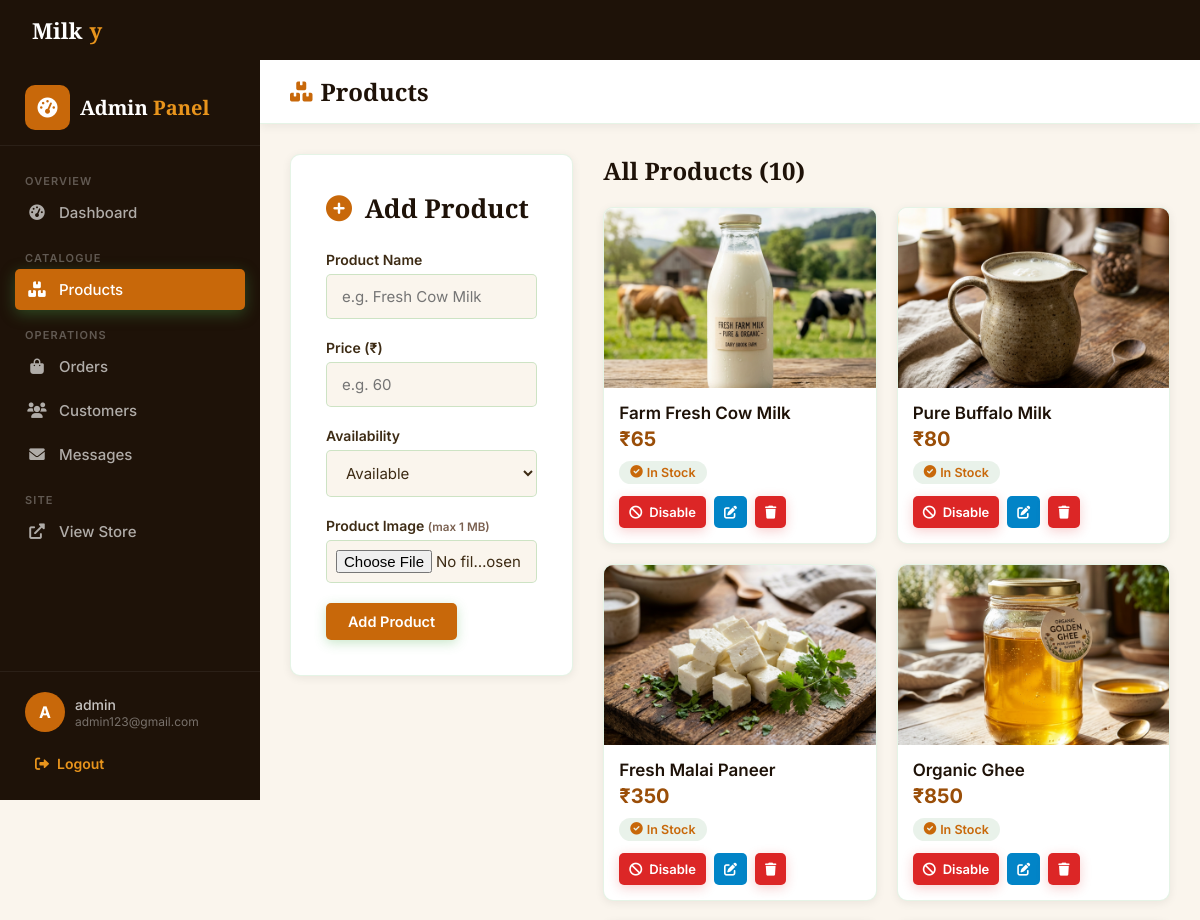
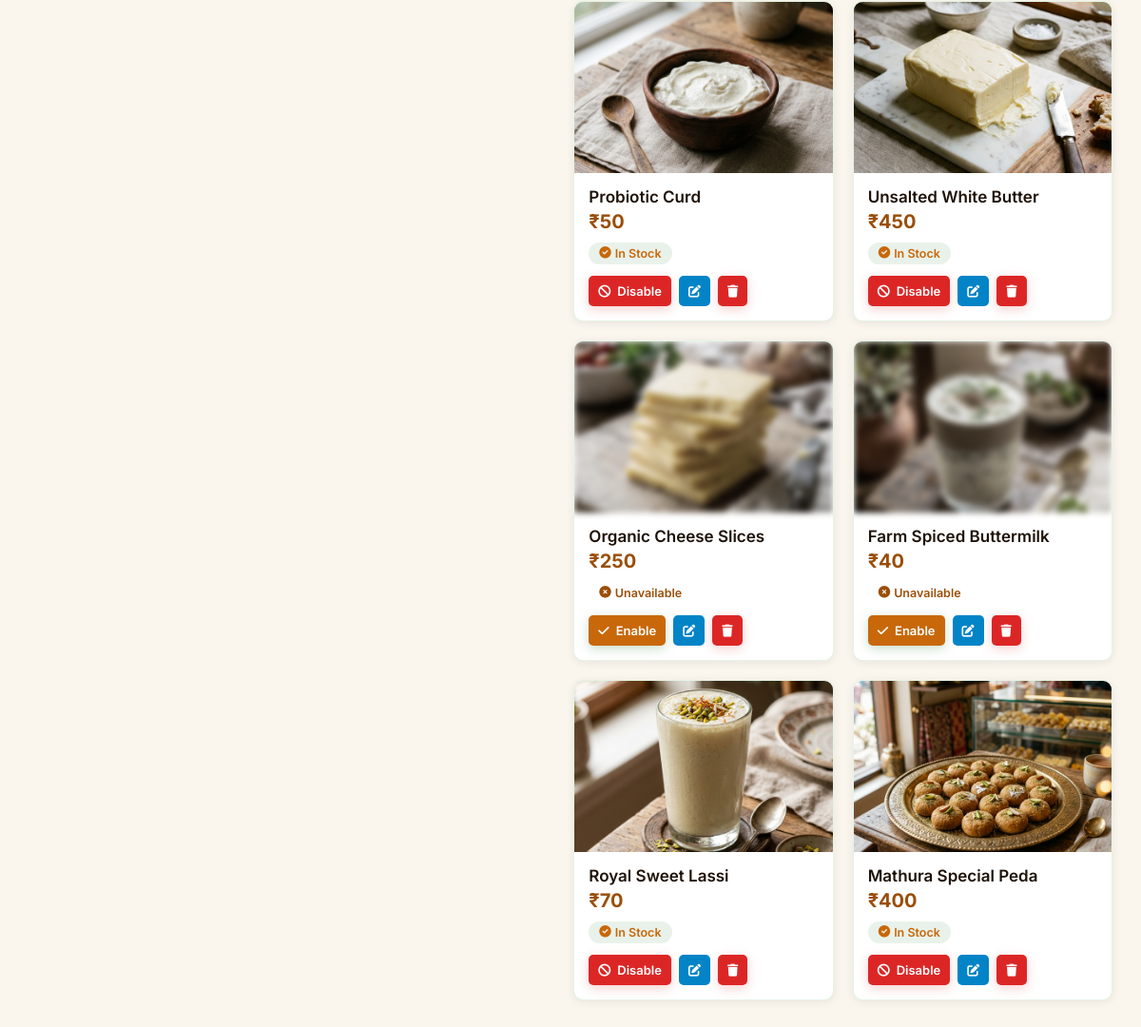
/admin_products.php (signed in), run on the app's committed database (2 pictures, top to bottom).
### tables this page shows
CREATE TABLE `products` (
  `id` int(100) NOT NULL AUTO_INCREMENT,
  `name` varchar(100) NOT NULL,
  `price` int(100) NOT NULL,
  `image` varchar(100) NOT NULL,
  `availability` tinyint(1) NOT NULL DEFAULT 1,
  PRIMARY KEY (`id`)
);

### admin_products.php (the view, shortened to what this page needs)
<?php
include 'config.php'; session_start();
?>
<!DOCTYPE html>
<html lang="en">
<head>
  <link rel="stylesheet" href="https://cdnjs.cloudflare.com/ajax/libs/font-awesome/6.0.0/css/all.min.css">
  <link rel="stylesheet" href="css/admin_style.css">
</head>
<body>
<?php include 'admin_header.php'; ?>
<div class="admin-topbar">
  <h1><i class="fas fa-boxes"></i> Products</h1>
</div>
<div class="admin-content">
  <div style="display:grid;grid-template-columns:1fr 2fr;gap:3rem;align-items:start;flex-wrap:wrap">
    <div class="admin-form">
      <h2><i class="fas fa-plus-circle" style="color:var(--amber);margin-right:.6rem"></i> Add Product</h2>
      <form action="" method="post" enctype="multipart/form-data">
        <div class="field"><label>Product Name</label><input type="text" name="name" placeholder="e.g. Fresh Cow Milk" required></div>
        <div class="field"><label>Price (&#8377;)</label><input type="number" min="0" name="price" placeholder="e.g. 60" required></div>
        <div class="field"><label>Availability</label>
          <select name="availability"><option value="1">Available</option><option value="0">Unavailable</option></select>
        </div>
        <div class="field"><label>Product Image <small style="color:var(--muted)">(max 1 MB)</small></label><input type="file" name="image" accept="image/*" required></div>
        <div class="field-actions"><input type="submit" name="add_product" value="Add Product" class="btn"></div>
      </form>
    </div>
    <div>
      <h2 style="font-family:'Playfair Display',serif;font-size:2.4rem;color:var(--dark);margin-bottom:2rem">All Products (<?php echo mysqli_num_rows(mysqli_query($conn,"SELECT id FROM `products`")); ?>)</h2>
      <div class="product-grid">
        <?php
        $ps=mysqli_query($conn,"SELECT * FROM `products`") or die('query failed');
        if(mysqli_num_rows($ps)>0){while($p=mysqli_fetch_assoc($ps)){ ?>
        <div class="pcard">
          <img src="uploaded_img/<?php echo $p['image']; ?>" alt="<?php echo htmlspecialchars($p['name']); ?>" class="<?php echo $p['availability']?'':'disabled-img'; ?>">
          <div class="pcard-body">
            <div class="pcard-name"><?php echo htmlspecialchars($p['name']); ?></div>
            <div class="pcard-price">&#8377;<?php echo $p['price']; ?></div>
            <span class="pill <?php echo $p['availability']?'pill-complete':'pill-pending'; ?>" style="margin-bottom:1.2rem">
              <i class="fas <?php echo $p['availability']?'fa-check-circle':'fa-times-circle'; ?>"></i>
              <?php echo $p['availability']?'In Stock':'Unavailable'; ?>
            </span>
            <div class="pcard-actions">
              <form action="" method="post" style="display:contents">
                <?php if($p['availability']): ?>
                  <button type="submit" name="disable_product" class="delete-btn" style="padding:.8rem 1rem;font-size:1.3rem"><i class="fas fa-ban"></i> Disable</button>
                <?php else: ?>
                  <button type="submit" name="enable_product" class="option-btn" style="padding:.8rem 1rem;font-size:1.3rem"><i class="fas fa-check"></i> Enable</button>
                <?php endif; ?>
              </form>
              <a href="admin_products.php?update=<?php echo $p['id']; ?>" class="sky-btn" style="padding:.8rem 1rem;font-size:1.3rem"><i class="fas fa-edit"></i></a>
              <a href="admin_products.php?delete=<?php echo $p['id']; ?>" class="delete-btn" style="padding:.8rem 1rem;font-size:1.3rem" onclick="return confirm('Delete this product permanently?')"><i class="fas fa-trash"></i></a>
            </div>
          </div>
        </div>
        <?php }}else{echo '<p class="empty">No products yet. Add your first product.</p>';} ?>
      </div>
    </div>
  </div>
</div>
  </main>
</div>
</body></html>

### admin_header.php (shortened to what this page needs)
<?php
$current=basename($_SERVER['PHP_SELF']);
function nav($file,$icon,$label,$cur){
  $a=($cur==$file)?'active':'';
  echo '<a href="'.$file.'" class="'.$a.'"><i class="fas fa-'.$icon.'"></i> '.$label.'</a>';
}
?>
<div class="admin-header">
  <div class="header-inner">
    <a href="admin_page.php" class="logo"><i class="fas fa-cow"></i> Milk<span>y</span></a>
  </div>
</div>
<div class="admin-layout">
  <aside class="admin-sidebar">
    <div class="sb-brand">
      <div class="brand-icon"><i class="fas fa-tachometer-alt"></i></div>
      <span>Admin <em>Panel</em></span>
    </div>
    <nav class="sb-nav">
      <div class="sb-section">Overview</div>
      <?php nav('admin_page.php','tachometer-alt','Dashboard',$current); ?>
      <div class="sb-section">Catalogue</div>
      <div class="sb-section">Operations</div>
      <div class="sb-section">Site</div>
      <a href="home.php" target="_blank"><i class="fas fa-external-link-alt"></i> View Store</a>
    </nav>
    <div class="sb-user">
      <div class="user-info">
        <div class="avatar"><?php echo strtoupper(substr($_SESSION['admin_name'],0,1)); ?></div>
        <div><p><?php echo htmlspecialchars($_SESSION['admin_name']); ?></p><small><?php echo htmlspecialchars($_SESSION['admin_email']); ?></small></div>
      </div>
      <a href="logout.php"><i class="fas fa-sign-out-alt"></i> Logout</a>
    </div>
  </aside>
  <main class="admin-main">

### data on the page
products: image (picture), name "Farm Fresh Cow Milk", price "65", availability 1 (drawn)
products: image (picture), name "Pure Buffalo Milk", price "80", availability 1 (drawn)
products: image (picture), name "Fresh Malai Paneer", price "350", availability 1 (drawn)
products: image (picture), name "Organic Ghee", price "850", availability 1 (drawn)
products: image (picture), name "Probiotic Curd", price "50", availability 1 (drawn)
products: image (picture), name "Unsalted White Butter", price "450", availability 1 (drawn)
products: image (picture), name "Organic Cheese Slices", price "250", availability 0 (drawn)
products: image (picture), name "Farm Spiced Buttermilk", price "40", availability 0 (drawn)
products: image (picture), name "Royal Sweet Lassi", price "70", availability 1 (drawn)
products: image (picture), name "Mathura Special Peda", price "400", availability 1 (drawn)

### other printed values
$label "Dashboard Products Orders Customers Messages"
substr($_SESSION['admin_name'],0,1) "A"
$_SESSION['admin_name'] "admin"
$_SESSION['admin_email'] "admin123@gmail.com"
mysqli_num_rows(mysqli_query($conn,"SELECT id FROM `products`")) "10"
